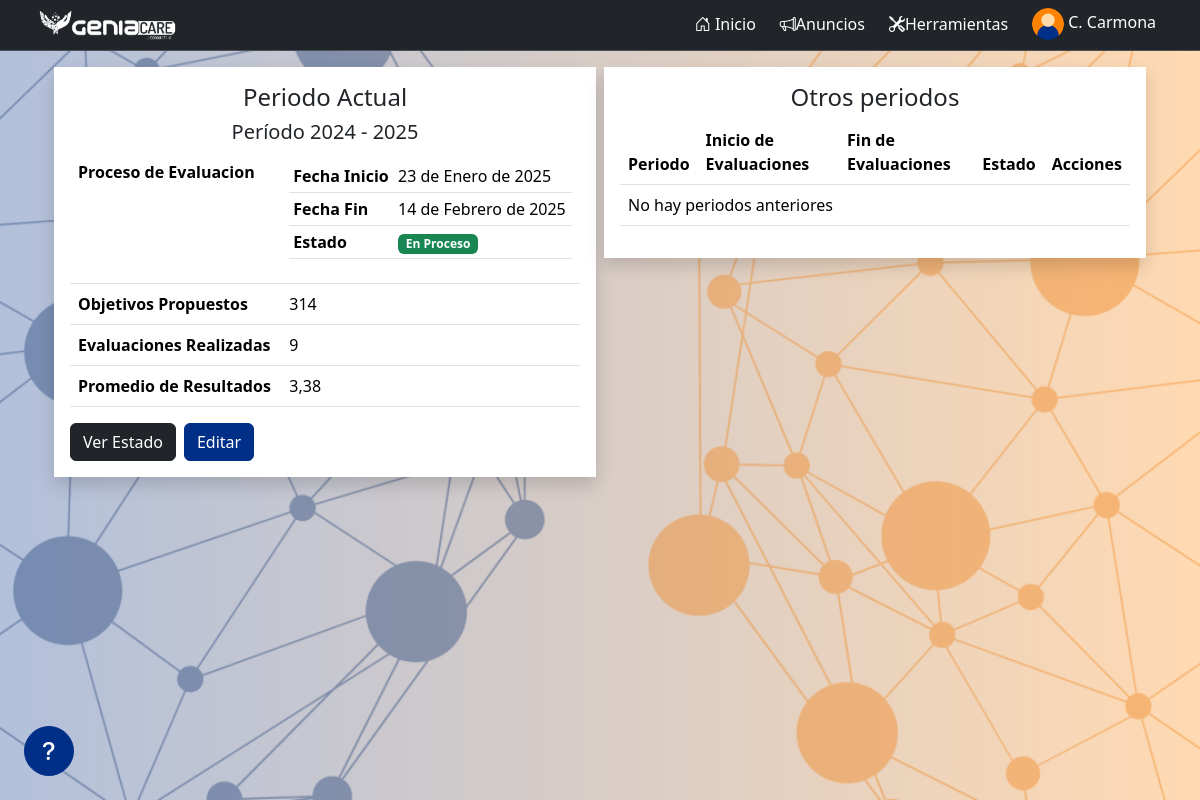
/periodos/ (signed in), run on the app's committed database.
### performanceGC/models.py (models this page shows, shortened)
class Empleado(models.Model):
    imagen = models.ImageField(upload_to='images/', null=True, blank=True)
    nombre = models.TextField(max_length=200)
    apellido = models.TextField(max_length=200)
    cedula = models.IntegerField(default=0, unique=True)
    ficha = models.IntegerField(default=0, unique=True)
    ceco = models.CharField(max_length=15)
    fechaIngreso = models.DateField('Fecha de Ingreso', null=True, blank=True)
    fechaEgreso = models.DateField(null=True, blank=True)
    fechaNacimiento = models.DateField(null=True, blank=True)
    cargo = models.ForeignKey(Cargo, on_delete=models.CASCADE)
    usuario = models.OneToOneField(
        User, on_delete=models.CASCADE, null=True, blank=True)
    es_evaluado = models.BooleanField(default=True)
    history = HistoricalRecords()
    class Meta:
        ordering = ['ficha']
        verbose_name = 'Empleado'
        verbose_name_plural = 'Empleados'
    def __str__(self):
        return self.nombre + ' ' + self.apellido
    def get_short_name(self):
        return f'{self.nombre[0]}. {self.apellido.split()[0]}'.title()

class Periodo(models.Model):
    año_inicio = models.IntegerField(default=datetime.now().year, unique=True)
    año_fin = models.IntegerField(default=datetime.now().year+1, unique=True)
    fechaInicioEvaluaciones = models.DateField(
        'Fecha de Inicio', null=True, blank=True)
    fechaFinEvaluaciones = models.DateField(
        'Fecha de Fin', null=True, blank=True)
    evaluacionesHabilitadas = models.BooleanField(default=False)
    is_active = models.BooleanField(default=False)
    history = HistoricalRecords()
    class Meta:
        ordering = ['-año_inicio']
        verbose_name = 'Período'
        verbose_name_plural = 'Períodos'
    def __str__(self):
        return f'Período {self.año_inicio} - {self.año_fin}'
    def objetivosPeriodo(self):
        return self.objetivos_set.all().count()
    def evaluacionesPeriodo(self):
        return self.evaluaciondesempeno_set.exclude(estado=0).count()
    def promedioEvaluaciones(self):
        evaluaciones = self.evaluaciondesempeno_set.exclude(estado=0)
        total_evaluaciones = evaluaciones.count()
        suma_resultados = sum(
            evaluacion.resultadoFinal for evaluacion in evaluaciones)
        if total_evaluaciones > 0:
            promedio = suma_resultados / total_evaluaciones
            return round(promedio, 2)
    def estado(self):
        try:
            now = datetime.now().date()
            if self.fechaInicioEvaluaciones <= now <= self.fechaFinEvaluaciones and self.evaluacionesHabilitadas:
                return 'En Proceso'
            elif now < self.fechaInicioEvaluaciones:
                return 'No ha comenzado'
            elif now > self.fechaFinEvaluaciones and self.evaluacionesHabilitadas:
                return 'Prorroga'
            else:
                return 'Finalizado'
        except:
            return 'Fechas no definidas'

class EvaluacionDesempeno(models.Model):
    periodo = models.ForeignKey(Periodo, on_delete=models.CASCADE)
    empleado = models.ForeignKey(Empleado, on_delete=models.CASCADE)
    resultadoObjetivos = models.DecimalField(
        max_digits=5, decimal_places=2, default=0)
    resultadoCompetencias = models.DecimalField(
        max_digits=5, decimal_places=2, default=0)
    resultadoFinal = models.DecimalField(
        max_digits=5, decimal_places=2, blank=True, null=True)
    fecha = models.DateField(auto_now_add=True)
    estado = models.IntegerField(choices=((0, 'Borrador'),
                                          (1, 'Autoevaluacion'),
                                          (2, 'Evaluacion')
                                          ), default=0, null=True, blank=True)
    deteccionCompetencia1 = models.TextField(default="", null=True, blank=True)
    deteccionCompetencia2 = models.TextField(default="", null=True, blank=True)
    deteccionCompetencia3 = models.TextField(default="", null=True, blank=True)
    deteccionTecConductual1 = models.TextField(
        default="", null=True, blank=True)
    deteccionTecConductual2 = models.TextField(
        default="", null=True, blank=True)
    deteccionTecConductual3 = models.TextField(
        default="", null=True, blank=True)
    comentarios = models.TextField(default="", null=True, blank=True)
    history = HistoricalRecords()
    class Meta:
        ordering = ['-fecha']
        verbose_name = 'Evaluación de Desempeño'
        verbose_name_plural = 'Evaluaciones de Desempeño'

### performanceGC/views.py (the view)
# urls.py: path('periodos/', views.periodos, name='periodos'),
@staff_member_required(login_url='account_login')
def periodos(request):
    periodo_actual = Periodo.objects.filter(is_active=True).first()
    periodos = Periodo.objects.filter(is_active=False)
    return render(request, 'periodo.html', {
        'periodos': periodos,
        'periodo_actual':periodo_actual
    })

### performanceGC/models.py (called while the page is built)
    def __str__(self):
        return self.nombreText

### performanceGC/templatetags/custom_tags.py (called while the page is built)
@register.filter
def get_file_url(file_field):
    try:
        return file_field.url
    except ValueError:
        return None

### performanceGC/templates/periodo.html (shortened to what this page needs)
{% extends 'main.html' %}
{% load widget_tweaks %}
{% load custom_tags %}
{% load static %}
{% block content %}
  <main class="container">
    <section class="row my-2 g-2">
      <div class="col">
          <div class="card border-0 rounded-0 shadow">
            <div class="card-body">
              <h4 class="text-center">Periodo Actual</h4>
            <h5 class="text-center">{{ periodo_actual }}</h5>
            <table class="table table-hover">
              <tbody>
                <tr>
                  <th scope="row">Proceso de Evaluacion</th>
                  <td>
                    <table class="table table-sm">
                      <tbody>
                        <tr>
                          <th scope="row">Fecha Inicio</th>
                          <td>{{ periodo_actual.fechaInicioEvaluaciones }}</td>
                        </tr>
                        <tr>
                          <th scope="row">Fecha Fin</th>
                          <td>{{ periodo_actual.fechaFinEvaluaciones }}</td>
                        </tr>
                        <tr>
                          <th scope="row">Estado</th>
                          <td>
                            {% if periodo_actual.estado == 'En Proceso' %}
                              <span class="badge bg-success">{{ periodo_actual.estado }}</span>
                            {% elif periodo_actual.estado == 'No ha comenzado' %}
                              <span class="badge bg-secondary">{{ periodo_actual.estado }}</span>
                            {% elif periodo_actual.estado == 'Prorroga' %}
                              <span class="badge bg-warning text-dark">{{ periodo_actual.estado }}</span>
                            {% elif periodo_actual.estado == 'Finalizado' %}
                              <span class="badge bg-primary">{{ periodo_actual.estado }}</span>
                            {% else %}
                              <span class="badge bg-danger">{{ periodo_actual.estado }}</span>
                            {% endif %}
                          </td>
                        </tr>
                      </tbody>
                    </table>
                  </td>
                </tr>
                <tr>
                  <th scope="row">Objetivos Propuestos</th>
                  <td>{{ periodo_actual.objetivosPeriodo }}</td>
                </tr>
                <tr>
                  <th scope="row">Evaluaciones Realizadas</th>
                  <td>{{ periodo_actual.evaluacionesPeriodo }}</td>
                </tr>
                <tr>
                  <th scope="row">Promedio de Resultados</th>
                  <td>{{ periodo_actual.promedioEvaluaciones }}</td>
                </tr>
              </tbody>
            </table>
            <div class="d-flex justify-content-start gap-2">
              <a href="{% url 'periodo_details' periodo_actual.id %}" class="btn btn-dark">Ver Estado</a>
                <a href="{% url 'editperiodo' periodo_actual.id %}" class="btn btn-primary">Editar</a>
            </div>
          </div>
        </div>
      </div>
      <div class="col">
        <div class="card border-0 rounded-0 shadow">
          <div class="card-body">
            <h4 class="text-center">Otros periodos</h4>
            <table class="table table-hover">
              <thead>
                <th>Periodo</th>
                <th>Inicio de Evaluaciones</th>
                <th>Fin de Evaluaciones</th>
                <th>Estado</th>
                <th>Acciones</th>
              </thead>
              <tbody>
                {% for periodo in periodos %}
                  <tr>
                    <td>{{periodo}}</td>
                    <td>{{periodo.fechaInicioEvaluaciones}}</td>
                    <td>{{periodo.fechaFinEvaluaciones}}</td>
                    <td>{{periodo.estado}}</td>
                    <td></td>
                  </tr>
                {% empty %}
                  <tr>
                    <td colspan="5">No hay periodos anteriores</td>
                  </tr>
                {% endfor %}
              </tbody>
            </table>
          </div>
        </div>
      </div>
    </section>
  </main>
{% endblock %}

### performanceGC/templates/partials/navbar.html (shortened to what this page needs)
{% load static %}
{% load custom_tags %}
<nav class="navbar navbar-expand-lg bg-dark border-bottom border-bottom-dark py-0 sticky-md-top" data-bs-theme="dark">
  <div class="container-fluid mx-4">
    <a class="navbar-brand" href="{% url 'index' %}"><img src="{% static 'logo.png' %}" alt="GeniaCare" height="36" class="logo" /></a>
    {% if user.is_authenticated %}
      <div class="collapse navbar-collapse" id="navbarSupportedContent">
        <ul class="navbar-nav ms-auto mb-2 mb-lg-0 gap-2 align-items-center">
          <li class="nav-item-gc">
            <a class="nav-link {% if request.resolver_match.url_name == 'index' %}active{% endif %} fs-6" aria-current="page" href="{% url 'index' %}">
              <i class="bi bi-house-door"></i>
              Inicio
            </a>
          </li>
          <li class="nav-item-gc">
            <a class="nav-link fs-6 bi bi-megaphone {% if request.resolver_match.url_name == 'announcements' %}active{% endif %}" aria-current="page" href="{% url 'announcements' %}">Anuncios</a>
          </li>
          {% if user.is_staff %}
            <li class="nav-item-gc">
              <button class="nav-link fs-6 bi bi-tools" data-bs-toggle="offcanvas" href="#offcanvasTools" role="button" aria-controls="offcanvasTools" aria-expanded="false">Herramientas</button>
            </li>
          {% endif %}
          <li class="nav-item-gc">
            <button class="nav-link fs-6" data-bs-toggle="offcanvas" href="#offcanvasUser" role="button" aria-controls="offcanvasUser" aria-expanded="false">
              {% with default_avatar_name='default-avatar.png' %}
                {% static default_avatar_name as default_avatar_url %}
                <img src="{{ user.empleado.imagen|get_file_url|default:default_avatar_url }}" alt="Sin imagen" onerror="this.onerror=null;this.src='{{ default_avatar_url }}';" class="rounded-circle" style="width: 32px; height: 32px; image-rendering: auto; object-fit: cover;" />
              {% endwith %}
              {{ user.empleado.get_short_name }}
            </button>
          </li>
        </ul>
      </div>
    {% else %}
      <ul class="navbar-nav ms-auto">
        <li class="nav-item-gc">
          <a class="nav-link fs-6 {% if request.resolver_match.url_name == 'account_login' %}active{% endif %}" aria-current="page" href="{% url 'account_login' %}">Iniciar Sesión</a>
        </li>
      </ul>
    {% endif %}
  </div>
</nav>

### data on the page
Periodo: año_inicio+año_fin "Período 2024 - 2025", fechaInicioEvaluaciones "23 de Enero de 2025", fechaFinEvaluaciones "14 de Febrero de 2025", estado "En Proceso", objetivosPeriodo "314", evaluacionesPeriodo "9", promedioEvaluaciones "3,38"

### other printed values
{{ user.empleado.get_short_name }} "C. Carmona"
